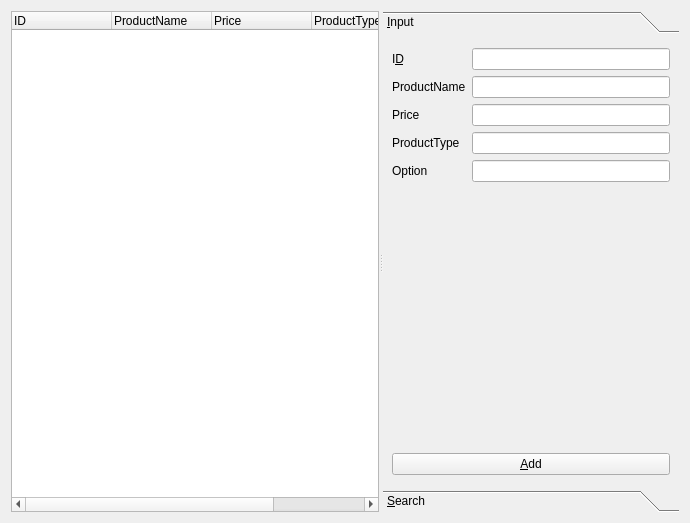
<?xml version="1.0" encoding="UTF-8"?>
<ui version="4.0">
 <class>ProductManagerForm</class>
 <widget class="QWidget" name="ProductManagerForm">
  <property name="geometry">
   <rect>
    <x>0</x>
    <y>0</y>
    <width>690</width>
    <height>523</height>
   </rect>
  </property>
  <property name="windowTitle">
   <string>Client Info</string>
  </property>
  <layout class="QVBoxLayout" name="verticalLayout_2">
   <item>
    <widget class="QSplitter" name="splitter">
     <property name="orientation">
      <enum>Qt::Horizontal</enum>
     </property>
     <widget class="QWidget" name="layoutWidget">
      <layout class="QVBoxLayout" name="listVerticalLayout">
       <item>
        <widget class="QTreeWidget" name="treeWidget">
         <property name="rootIsDecorated">
          <bool>false</bool>
         </property>
         <column>
          <property name="text">
           <string>ID</string>
          </property>
         </column>
         <column>
          <property name="text">
           <string>ProductName</string>
          </property>
         </column>
         <column>
          <property name="text">
           <string>Price</string>
          </property>
         </column>
         <column>
          <property name="text">
           <string>ProductType</string>
          </property>
         </column>
         <column>
          <property name="text">
           <string>Option</string>
          </property>
         </column>
        </widget>
       </item>
      </layout>
     </widget>
     <widget class="QToolBox" name="toolBox">
      <property name="currentIndex">
       <number>0</number>
      </property>
      <widget class="QWidget" name="inputPage">
       <property name="geometry">
        <rect>
         <x>0</x>
         <y>0</y>
         <width>343</width>
         <height>431</height>
        </rect>
       </property>
       <attribute name="label">
        <string>&amp;Input</string>
       </attribute>
       <layout class="QVBoxLayout" name="verticalLayout">
        <item>
         <layout class="QFormLayout" name="productFormLayout">
          <item row="0" column="0">
           <widget class="QLabel" name="idLabel">
            <property name="text">
             <string>I&amp;D</string>
            </property>
            <property name="buddy">
             <cstring>idLineEdit</cstring>
            </property>
           </widget>
          </item>
          <item row="0" column="1">
           <widget class="QLineEdit" name="idLineEdit">
            <property name="readOnly">
             <bool>true</bool>
            </property>
           </widget>
          </item>
          <item row="1" column="0">
           <widget class="QLabel" name="productNameLabel">
            <property name="text">
             <string>ProductName</string>
            </property>
            <property name="buddy">
             <cstring>productNameLineEdit</cstring>
            </property>
           </widget>
          </item>
          <item row="1" column="1">
           <widget class="QLineEdit" name="productNameLineEdit"/>
          </item>
          <item row="2" column="0">
           <widget class="QLabel" name="priceLabel">
            <property name="text">
             <string>Price</string>
            </property>
            <property name="buddy">
             <cstring>priceLineEdit</cstring>
            </property>
           </widget>
          </item>
          <item row="2" column="1">
           <widget class="QLineEdit" name="priceLineEdit"/>
          </item>
          <item row="3" column="0">
           <widget class="QLabel" name="productTypeLabel">
            <property name="text">
             <string>ProductType</string>
            </property>
            <property name="buddy">
             <cstring>productTypeLineEdit</cstring>
            </property>
           </widget>
          </item>
          <item row="3" column="1">
           <widget class="QLineEdit" name="productTypeLineEdit"/>
          </item>
          <item row="4" column="0">
           <widget class="QLabel" name="optionLabel">
            <property name="text">
             <string>Option</string>
            </property>
           </widget>
          </item>
          <item row="4" column="1">
           <widget class="QLineEdit" name="optionLineEdit"/>
          </item>
         </layout>
        </item>
        <item>
         <spacer name="verticalSpacer">
          <property name="orientation">
           <enum>Qt::Vertical</enum>
          </property>
          <property name="sizeHint" stdset="0">
           <size>
            <width>20</width>
            <height>40</height>
           </size>
          </property>
         </spacer>
        </item>
        <item>
         <layout class="QHBoxLayout" name="addHorizontalLayout">
          <item>
           <widget class="QPushButton" name="addPushButton">
            <property name="text">
             <string>&amp;Add</string>
            </property>
           </widget>
          </item>
         </layout>
        </item>
       </layout>
      </widget>
      <widget class="QWidget" name="searchPage">
       <property name="geometry">
        <rect>
         <x>0</x>
         <y>0</y>
         <width>343</width>
         <height>431</height>
        </rect>
       </property>
       <attribute name="label">
        <string>&amp;Search</string>
       </attribute>
       <layout class="QVBoxLayout" name="verticalLayout_3">
        <item>
         <widget class="QTreeWidget" name="searchTreeWidget">
          <property name="rootIsDecorated">
           <bool>false</bool>
          </property>
          <column>
           <property name="text">
            <string>ID</string>
           </property>
          </column>
          <column>
           <property name="text">
            <string>ProductName</string>
           </property>
          </column>
          <column>
           <property name="text">
            <string>Price</string>
           </property>
          </column>
          <column>
           <property name="text">
            <string>ProductType</string>
           </property>
          </column>
          <column>
           <property name="text">
            <string>Option</string>
           </property>
          </column>
         </widget>
        </item>
        <item>
         <layout class="QHBoxLayout" name="horizontalLayout">
          <item>
           <widget class="QComboBox" name="searchComboBox">
            <item>
             <property name="text">
              <string>ID</string>
             </property>
            </item>
            <item>
             <property name="text">
              <string>ProductName</string>
             </property>
            </item>
            <item>
             <property name="text">
              <string>Price</string>
             </property>
            </item>
            <item>
             <property name="text">
              <string>ProductType</string>
             </property>
            </item>
            <item>
             <property name="text">
              <string>Option</string>
             </property>
            </item>
           </widget>
          </item>
          <item>
           <widget class="QLineEdit" name="searchLineEdit"/>
          </item>
         </layout>
        </item>
        <item>
         <widget class="QPushButton" name="searchPushButton">
          <property name="text">
           <string>S&amp;earch</string>
          </property>
         </widget>
        </item>
       </layout>
      </widget>
     </widget>
    </widget>
   </item>
  </layout>
 </widget>
 <resources/>
 <connections/>
</ui>
